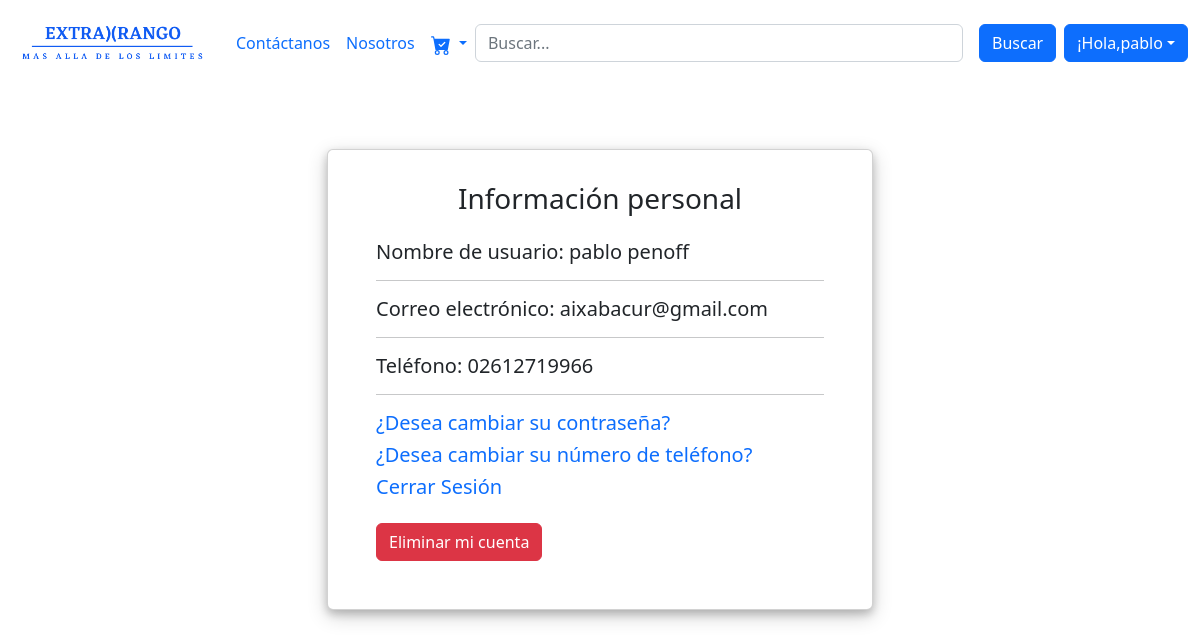
The app's page /Users/Profile.php (signed in) with its own data.
### tables this page shows
CREATE TABLE `usuarios` (
  `id_usuario` int(11) NOT NULL,
  `nombre` varchar(15) NOT NULL,
  `apellido` varchar(15) NOT NULL,
  `email` varchar(50) NOT NULL,
  `telefono` varchar(12) NOT NULL,
  `contraseña` varchar(128) NOT NULL,
  `img_perfil` blob NOT NULL,
  `tipo_archivo` varchar(255) DEFAULT NULL
);

### Users/Profile.php (the view, shortened to what this page needs)
<?php
include("../BBDD/conexion.php");
if (isset($_SESSION['id_usuario'])) {
    $user_id = $_SESSION['id_usuario'];
    $sql = "SELECT * FROM usuarios WHERE id_usuario = '$user_id'";
    $resultado = mysqli_query($conexion, $sql);
    if (mysqli_num_rows($resultado) == 1) {
        $row = mysqli_fetch_assoc($resultado);
        $apellido = $row["apellido"];
        $email = $row["email"];
        $telefono = $row["telefono"];
    } else {
        echo "Error al obtener los datos del usuario";
    }
} else {
        header('Location: ../Users/login.php');
        exit();
    }
?>
<!DOCTYPE html>
<html lang="es">
<head>
    <link rel="stylesheet" href="../css/bootstrap.min.css">
    <link rel="stylesheet" href="../css/estilos.css">
</head>
<body>
    <header>
        <?php include_once("../Main/header.php") ?>
    </header>
    <div class="container my-5">
        <div class="row justify-content-center">
            <div class="col-md-6">
                <div class="card p-3">
                    <div class="card-body">
                        <h3 class="card-title text-center">Información personal</h3>
                        <div class="card-body">
                            <h5 class="card-title"><i class="bi bi-file-person-fill"></i> Nombre de usuario: <?php echo "$nombre  $apellido"; ?></h5>
                            <hr>
                            <h5 class="card-text"><i class="bi bi-envelope-at-fill"></i> Correo electrónico: <?php echo "$email"?></p>
                            <hr>
                            <h5><i class="bi bi-telephone-fill"></i> Teléfono: <?php echo "$telefono"?></h5>
                            <hr>
                            <a href="../Users/change-pass.php"><h5>¿Desea cambiar su contraseña?</h5></a>
                            <a href="../Users/change-phone.php"><h5>¿Desea cambiar su número de teléfono?</h5></a>
                            <a href="../Users/logout.php"><h5>Cerrar Sesión</h5></a>
                            <button type="button" class="btn btn-danger mt-3" data-bs-toggle="modal" data-bs-target="#staticBackdrop">
                                Eliminar mi cuenta
                            </button>
                        </div>
                    </div>
                </div>
            </div>
        </div>
    </div>
</body>
</html>

### Main/header.php (shortened to what this page needs)
<!DOCTYPE html>
<html lang="es">
<head>
    <link rel="stylesheet" href="../css/estilos.css">
</head>
<<?php
include("../BBDD/conexion.php");
if (isset($_SESSION['id_usuario'])) {
    $user_id = $_SESSION['id_usuario'];
    $sql = "SELECT * FROM usuarios WHERE id_usuario = '$user_id'";
    $resultado = mysqli_query($conexion, $sql);
    if (mysqli_num_rows($resultado) == 1) {
        $row = mysqli_fetch_assoc($resultado);
        $nombre = $row["nombre"];
    } else {
        echo "Error al obtener los datos del usuario";
    }
} else {
    echo "Error: la variable 'id_usuario' no está definida";
}
?>
<body>
<header class="bg-white">
  <nav class="navbar navbar-expand-lg navbar-light bg-white">
    <div class="container-fluid">
      <a class="navbar-brand logo" href="../Main/index.php"><img src="../imagenes/Logo_ExtraRango.png"></a>
      <div class="collapse navbar-collapse" id="navbarSupportedContent">
        <ul class="navbar-nav me-auto mb-2 mb-lg-0">
          <li class="nav-item">
            <a class="nav-link active text-primary" aria-current="page" href="#">Contáctanos</a>
          </li>
          <li class="nav-item">
            <a class="nav-link text-primary" href="#">Nosotros</a>
          </li>
          <li class="nav-item dropdown">
            <a class="nav-link dropdown-toggle text-primary" href="#" id="navbarDropdown" role="button" data-bs-toggle="dropdown" aria-expanded="false">
            </a>
          </li>
        </ul>
          <form class="d-flex mx-auto flex-grow-1">
            <input class="form-control me-2" type="search" placeholder="Buscar..." aria-label="Search">
            <button class="btn btn-primary mx-2" type="submit">Buscar</button>
          </form>
          <?php if(isset($_SESSION['id_usuario'])) { ?>
  <div class="d-flex align-items-center justify-content-center btn-user">
  <div class="dropdown user-account">
    <h5 class="btn btn-primary dropdown-toggle mt-2" data-bs-toggle="dropdown" aria-expanded="false">¡Hola,<?php echo "$nombre"?></h5>
</div>
  </div>
<?php } ?>
      </div>
    </div>
  </nav>
</header>
</body>
</html>

### css/estilos.css (style rules this page uses)
* { margin: 0; padding: 0; }
.logo img { height: 60px; width: 200px; }
.btn-user { margin-left: auto; }
a { text-decoration: none; }
:root { --instagram: #e4405f; --whatsapp: #4dc247; --facebook: #365cad; }
.card { display: flex; margin:15px auto; box-shadow: 0 4px 8px 0 rgba(0,0,0,0.2), 0 6px 20px 0 rgba(0,0,0,0.19); padding: 0; }

### records on screen
usuarios: nombre "pablo", apellido "penoff", email "aixabacur@gmail.com", telefono "02612719966"
